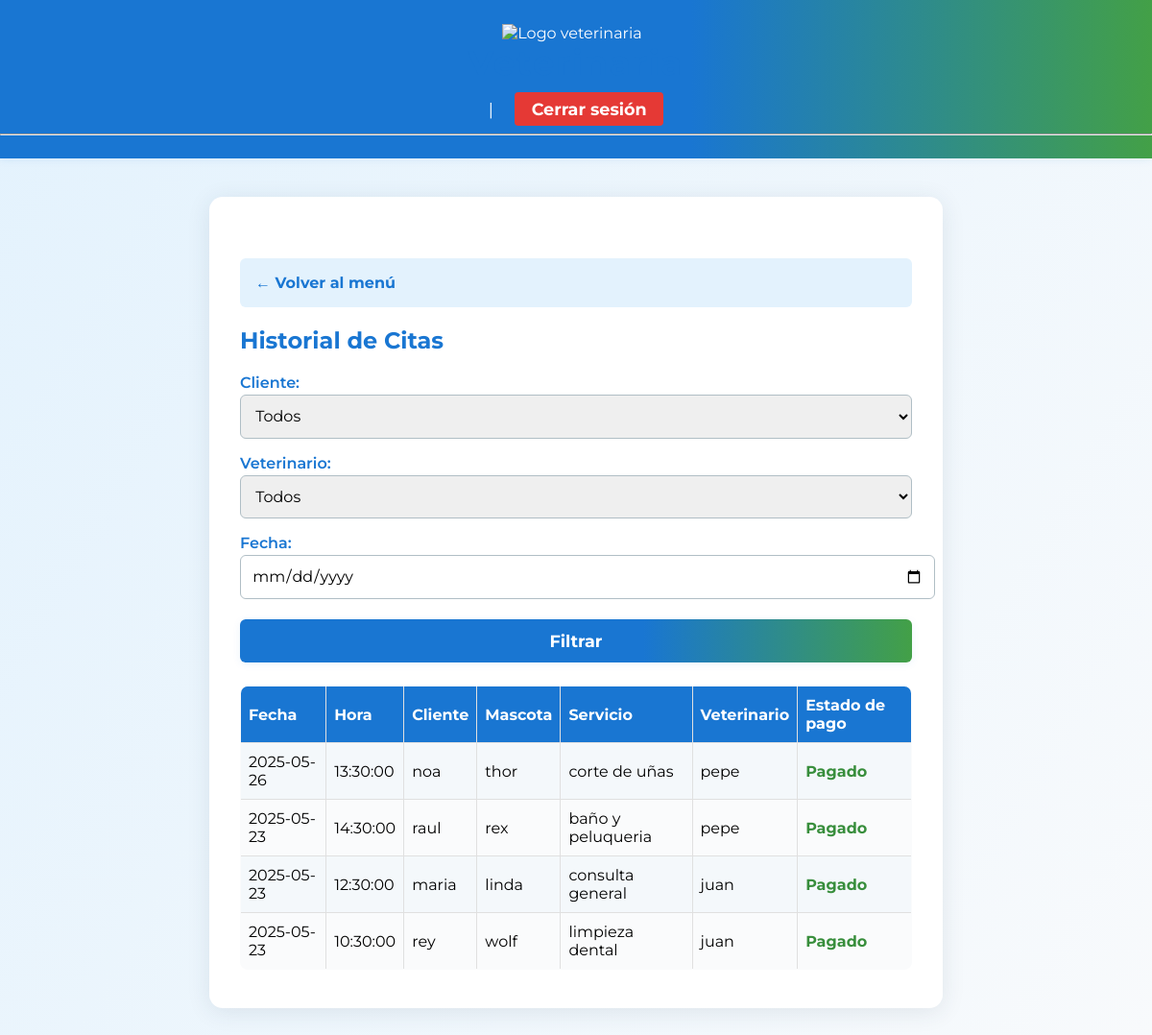
The page /appointments_history (signed in) on the database its author committed.
### app/models.py (models this page shows, shortened)
class Appointment(db.Model):
    id = db.Column(db.Integer, primary_key=True)
    client_id = db.Column(db.Integer, db.ForeignKey('client.id'), nullable=False, index=True)
    pet_id = db.Column(db.Integer, db.ForeignKey('pet.id'), nullable=False, index=True)
    service_id = db.Column(db.Integer, db.ForeignKey('service.id'), nullable=False)
    vet_id = db.Column(db.Integer, db.ForeignKey('user.id'), nullable=False, index=True)
    date = db.Column(db.Date, nullable=False)
    time = db.Column(db.Time, nullable=False)
    status = db.Column(db.String(20), default='scheduled')  # scheduled, cancelled, completed
    paid = db.Column(db.Boolean, default=False)
    vet = db.relationship('User', backref='appointments', foreign_keys=[vet_id])
    clinical_histories = db.relationship('ClinicalHistory', backref='appointment', lazy=True)

class Client(db.Model):
    id = db.Column(db.Integer, primary_key=True)
    name = db.Column(db.String(120), nullable=False)
    phone = db.Column(db.String(20))
    email = db.Column(db.String(120))
    pets = db.relationship('Pet', backref='owner', lazy=True)
    appointments = db.relationship('Appointment', backref='client', lazy=True)

class Pet(db.Model):
    id = db.Column(db.Integer, primary_key=True)
    name = db.Column(db.String(50), nullable=False)
    species = db.Column(db.String(50), nullable=False)
    breed = db.Column(db.String(50))
    age = db.Column(db.Integer)
    client_id = db.Column(db.Integer, db.ForeignKey('client.id'), nullable=False, index=True)
    histories = db.relationship('ClinicalHistory', backref='pet', lazy=True)
    appointments = db.relationship('Appointment', backref='pet', lazy=True)

class Service(db.Model):
    id = db.Column(db.Integer, primary_key=True)
    name = db.Column(db.String(100), nullable=False)
    description = db.Column(db.String(255))
    price = db.Column(db.Float, nullable=False)
    attention_type = db.Column(db.String(20), nullable=False)  # 'inmediato' o 'cita'
    appointments = db.relationship('Appointment', backref='service', lazy=True)

class User(UserMixin, db.Model):
    id = db.Column(db.Integer, primary_key=True)
    username = db.Column(db.String(80), unique=True, nullable=False)
    email = db.Column(db.String(120), unique=True, nullable=False)
    password_hash = db.Column(db.String(128), nullable=False)
    role = db.Column(db.String(20), nullable=False)  # admin, receptionist, vet

### app/routes.py (the view)
@bp.route('/appointments_history', methods=['GET', 'POST'])
@login_required
def appointments_history():
    if current_user.role not in ['receptionist', 'admin']:
        flash('Acceso denegado.')
        return redirect(url_for('main.index'))
    clients = Client.query.all()
    vets = User.query.filter_by(role='vet').all()
    appointments = Appointment.query
    client_id = request.args.get('client_id')
    vet_id = request.args.get('vet_id')
    date = request.args.get('date')
    if client_id:
        appointments = appointments.filter_by(client_id=client_id)
    if vet_id:
        appointments = appointments.filter_by(vet_id=vet_id)
    if date:
        appointments = appointments.filter_by(date=date)
    appointments = appointments.order_by(Appointment.date.desc(), Appointment.time.desc()).all()
    return render_template('appointments_history.html', appointments=appointments, clients=clients, vets=vets, show_back_menu=True)

### app/models.py (called while the page is built)
@login_manager.user_loader
def load_user(user_id):
    return User.query.get(int(user_id))

### app/templates/appointments_history.html (shortened to what this page needs)
{% extends "base.html" %}
{% block content %}
<h2>Historial de Citas</h2>
<form method="get">
    <label for="client_id">Cliente:</label>
    <select name="client_id" id="client_id">
        <option value="">Todos</option>
    </select>
    <label for="vet_id">Veterinario:</label>
    <select name="vet_id" id="vet_id">
        <option value="">Todos</option>
    </select>
    <label for="date">Fecha:</label>
    <input type="date" name="date" id="date" value="{{ request.args.get('date', '') }}">
    <button type="submit">Filtrar</button>
</form>
<table border="1" cellpadding="5">
    <tr>
        <th>Fecha</th>
        <th>Hora</th>
        <th>Cliente</th>
        <th>Mascota</th>
        <th>Servicio</th>
        <th>Veterinario</th>
        <th>Estado de pago</th>
    </tr>
    {% for appointment in appointments %}
    <tr>
        <td>{{ appointment.date }}</td>
        <td>{{ appointment.time }}</td>
        <td>{{ appointment.client.name }}</td>
        <td>{{ appointment.pet.name }}</td>
        <td>{{ appointment.service.name }}</td>
        <td>{{ appointment.vet.username }}</td>
        <td>
            {% if appointment.paid %}
                <span class="estado-pagado">Pagado</span>
            {% else %}
                <span class="estado-pendiente">Pendiente</span>
            {% endif %}
        </td>
    </tr>
    {% endfor %}
</table>
{% endblock %}

### app/templates/base.html (style rules this page uses)
body { font-family: 'Montserrat', Arial, sans-serif; background: linear-gradient(120deg, #e3f2fd 0%, #f8fafc 100%); margin: 0; padding: 0; }
h1, h2 { color: #1976d2; font-weight: 700; }
form label { display: block; margin-top: 1em; color: #1976d2; font-weight: 600; }
form input, form select, form button, form textarea { width: 100%; padding: 0.7em; margin-top: 0.2em; border: 1px solid #b0bec5; border-radius: 6px; font-size: 1em; font-family: 'Montserrat', Arial, sans-serif; }
form button { background: linear-gradient(90deg, #1976d2 60%, #43a047 100%); color: #fff; border: none; margin-top: 1.2em; cursor: pointer; font-weight: bold; font-size: 1.1em; transition: background 0.2s; box-shadow: 0 2px 8px rgba(25, 118, 210, 0.08); }
table { width: 100%; border-collapse: collapse; margin-top: 1.5em; background: #fafbfc; border-radius: 8px; overflow: hidden; }
th, td { border: 1px solid #e0e0e0; padding: 10px 8px; text-align: left; }
th { background: #1976d2; color: #fff; font-weight: 700; }
tr:nth-child(even) { background: #f4f8fb; }
.estado-pagado { color: #388e3c; font-weight: bold; }

### rows shown on the page
Appointment: date "2025-05-26", time "13:30:00", client.name "noa", pet.name "thor", service.name "corte de uñas", vet.username "pepe", paid "Pagado"
Appointment: date "2025-05-23", time "14:30:00", client.name "raul", pet.name "rex", service.name "baño y peluqueria", vet.username "pepe", paid "Pagado"
Appointment: date "2025-05-23", time "12:30:00", client.name "maria", pet.name "linda", service.name "consulta general", vet.username "juan", paid "Pagado"
Appointment: date "2025-05-23", time "10:30:00", client.name "rey", pet.name "wolf", service.name "limpieza dental", vet.username "juan", paid "Pagado"
